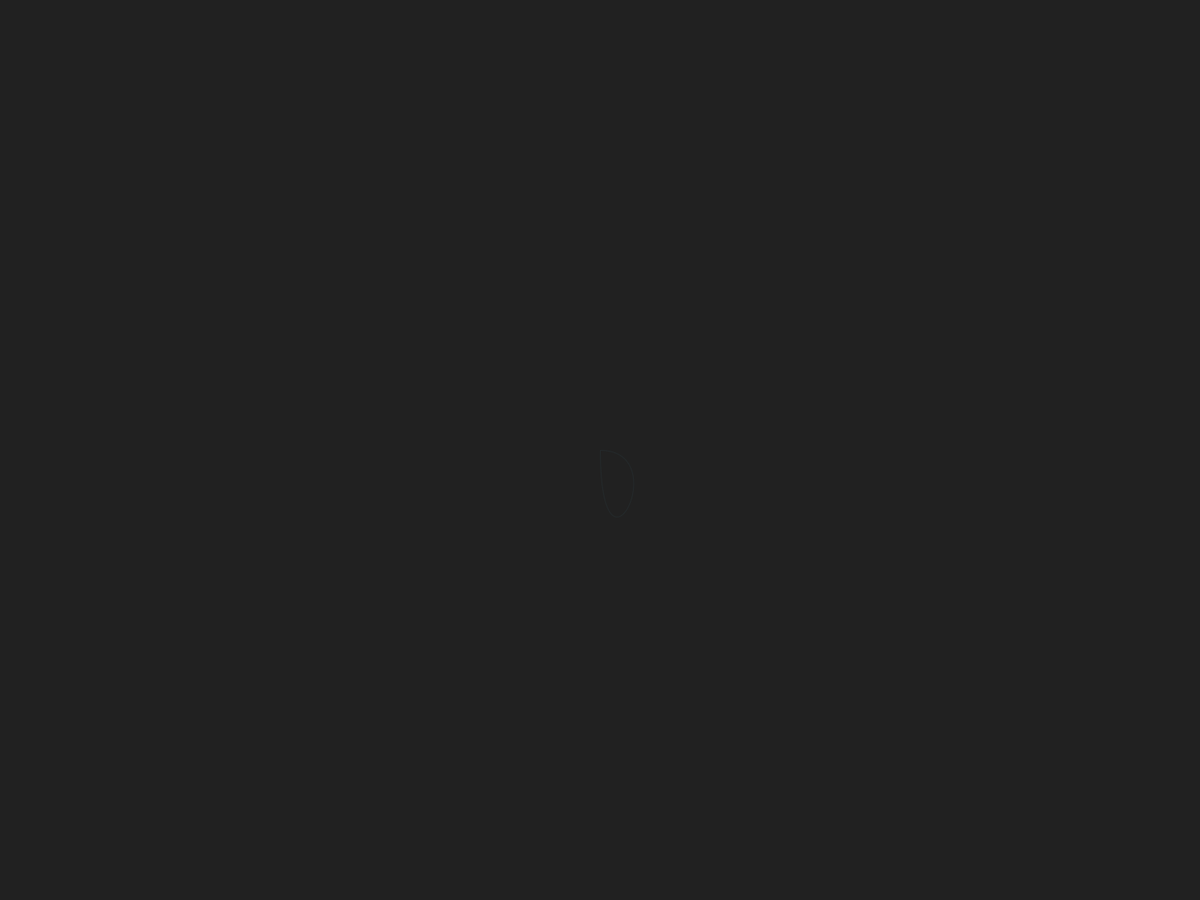
Frame 1 (no input)
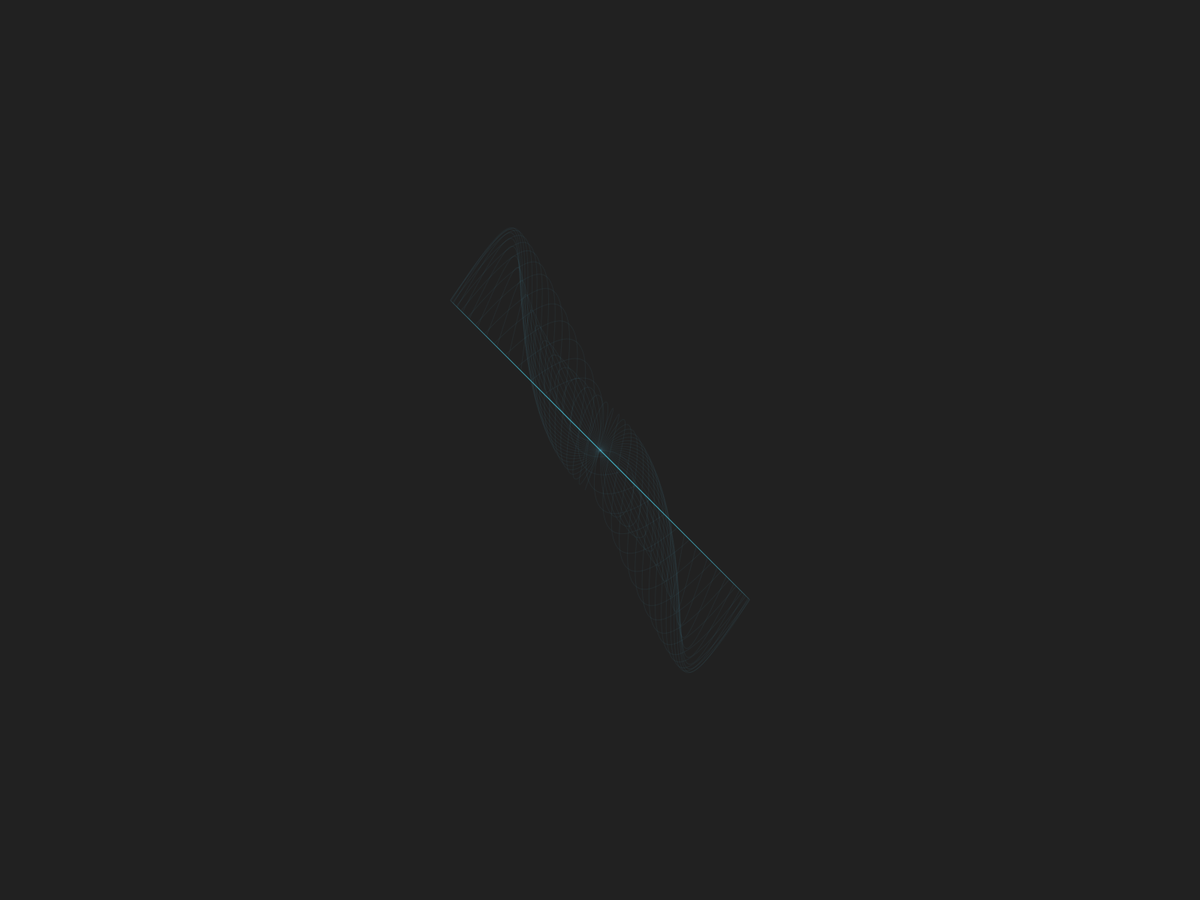
Frame 60 (the mouse pressed at the canvas centre just before this capture)
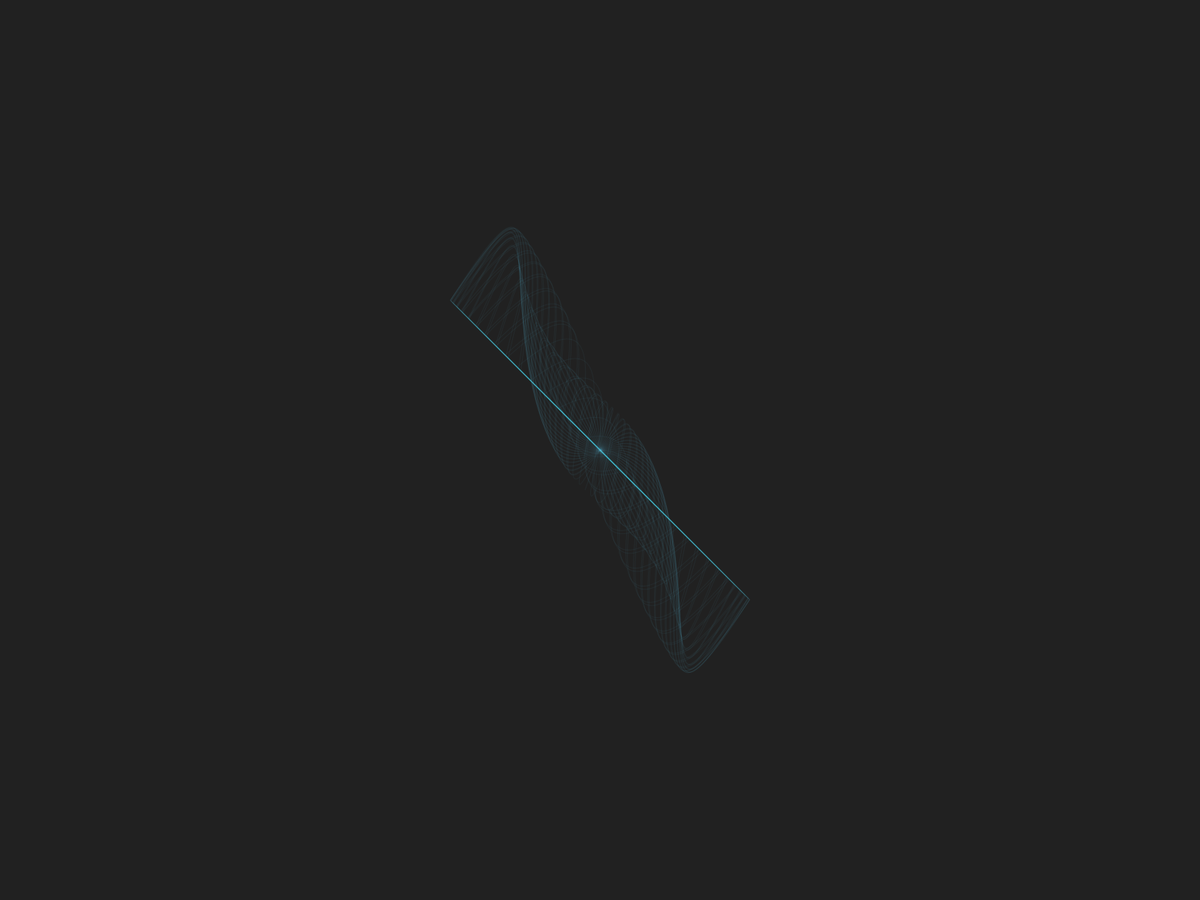
Frame 120 (the mouse held since frame 60 and released just before this capture)

The Processing sketch that drew these frames (run headless with seeded random() and noise(); from frame 60 on, the mouse is pressed at the canvas centre):

// Processing sketch: processing
// ── processing.pde
void setup() {
  fullScreen();
  background(33);
  frameRate(60);
}
// y = 5x
//
// x = 5t
// y = 3t + 3
float t;


void draw(){
  stroke(82, 185, 215, 15);
  strokeWeight(1);

  translate(width/2, height/2);

  noFill();
  smooth();
  beginShape(POLYGON);
  vertex(0,0);
  bezierVertex(x1(t), y1(t), x2(t), y2(t), x3(t), y3(t));
  vertex(0,0);
  endShape();
  t++;
}

float x1(float t) {
  return sin(t / 10) * 200;
}
float y1(float t) {
  return cos(t / 10) * 200;
}

float x2(float t) {
  return cos(t / 10) * 100;
}
float y2(float t) {
  return sin(t / 10) * 500;
}

float x3(float t) {
  return sin(t / 10) * 200;
}
float y3(float t) {
  return sin(t / 10) * 200;
}

float c1(float t) {
  return sin(t / 10) * 200;
}
float d1(float t) {
  return sin(t / 10) * 200;
}
